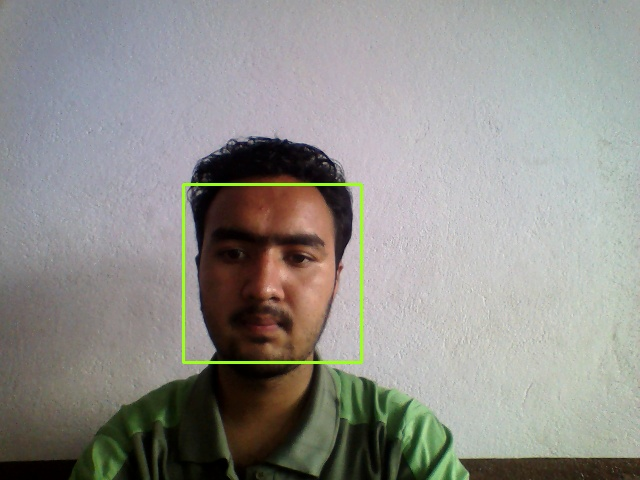
#> input picture Main/detect_face.jpg, 640 x 480 px, given in place of the camera
$ python hand_tracker.py detect_face.jpg   (Python 2 division)   (older library calls are emulated)
#> lines starting #> are read from the running program, lines starting #| are printed output that depends on the picture; after the words box and inside, x2 and y2 are one past the last pixel; in counts of white or black regions, pixels touching at a corner belong together
### Main/ConvexHull.py
import math
import cv2
from hand_position import *


class ConvexHull(object):

    ''' Finds the convex hull of the selected region '''

    def __init__(self):
        self.long_contour = []
        self.position = HandPosition()
        self.config = json.load(open('config.json'))

    def get_length(self, orgn_x, orgn_y, x1, y1, x2, y2):
        l2 = math.sqrt((x2 - orgn_x) ** 2 + (y2 - orgn_y) ** 2)
        l1 = math.sqrt((x1 - orgn_x) ** 2 + (y1 - orgn_y) ** 2)
        if l2 > l1:
            return l2
        else:
            return l1

    def get_longest_contour(self, contours):
        prev_cntLength = 0
        # longestCnt = [0]
        for cnt in contours:
            Area = cv2.contourArea(cnt)
            if Area > 4000:
                try:
                    prev_length = 0
                    hull = cv2.convexHull(cnt, returnPoints=False)
                    # approx = cv2.approxPolyDP(
                    #     cnt, 0.05 * cv2.arcLength(cnt, True), True)
                    defects = cv2.convexityDefects(cnt, hull)
                    s, e, f, d = defects[0, 0]
                    start = tuple(cnt[s][0])
                    end = tuple(cnt[e][0])
                    orgn_x = start[0]
                    orgn_y = start[1]
                    try:
                        for i in range(1, defects.shape[0]):
                            s, e, f, d = defects[i, 0]
                            start = tuple(cnt[s][0])
                            end = tuple(cnt[e][0])
                            far = tuple(cnt[f][0])
                            x1 = start[0]
                            y1 = start[1]
                            x2 = end[0]
                            y2 = end[1]

                            length = self.get_length(
                                orgn_x, orgn_y, x1, y1, x2, y2)
                            if length > prev_length:
                                prev_length = length
                        cntLength = prev_length
                        if cntLength > prev_cntLength:
                            longestCnt = cnt
                    except:
                        prev_length = 0
                except:
                    prev_length = 0
        return longestCnt, cntLength

    def draw_convex(self, dilated, img, frame):
        self.countTip = 0
        self.fingers = -1
        depth = 0
        contours, hier = cv2.findContours(
            dilated, cv2.RETR_LIST, cv2.CHAIN_APPROX_SIMPLE)
        # cv2.drawContours(img, contours, -1, (0, 255, 0), 2)
        # cv2.imshow('countours', contours)

        if len(contours) == 0:
            return

        longestCnt, cntLength = self.get_longest_contour(contours)
        # cv2.drawContours(img, longestCnt, -1, (0, 255, 0), 2)
        if cntLength > 180:
            try:
                hull = cv2.convexHull(longestCnt, returnPoints=False)
                approx = cv2.approxPolyDP(
                    longestCnt, 0.05 * cv2.arcLength(longestCnt, True), True)
                defects = cv2.convexityDefects(longestCnt, hull)
                try:
                    palm_bound_x = []
                    palm_bound_y = []
                    for i in range(defects.shape[0]):
                        s, e, f, d = defects[i, 0]
                        start = tuple(longestCnt[s][0])
                        end = tuple(longestCnt[e][0])
                        far = tuple(longestCnt[f][0])

                        x1 = start[0]
                        y1 = start[1]
                        x2 = end[0]
                        y2 = end[1]
                        x3 = far[0]
                        y3 = far[1]

                        cv2.line(img, start, end, [255, 0, 0], 2)

                        if d > 5000:
                            palm_bound_x.append(x3)
                            palm_bound_y.append(y3)
                            cv2.circle(img, far, 3, [0, 0, 255], -1)
                            self.fingers = self.fingers + 1
                        else:
                            self.countTip += 1
                            cv2.circle(img, far, 3, [0, 255, 255], -1)
                    # print palm_bound_x, palm_bound_y
                except:
                    print 'no shapes'
                    approx = 0
            except:
                print 'no longestCnt shapes'
            M = cv2.moments(longestCnt)
            # Compute the centroid
            centroid_x = int(M['m10'] / M['m00'])
            centroid_y = int(M['m01'] / M['m00'])
            centroid = (centroid_x, centroid_y)
            cv2.circle(img, centroid, 7, (100, 255, 100), -1)
            # self.direction = self.position.compute_position(centroid_x,centroid_y,frame)
        else:
            self.config = json.load(open('config.json', 'r'))

            if(frame % 10 == 0 and self.config['noCnt'] > 3):
                # print self.config['noCnt']
                self.config['noCnt'] = 0
                self.config['prevX'] = 0
                self.config['prevY'] = 0
                self.config['idle'] = 1
                # self.direction = 'None'
            else:
                self.config['noCnt'] += 1
                # print 'a=',self.config['noCnt']
                # self.direction = 'None'

            json.dump(
                self.config, open('config.json', 'w'), sort_keys=True, indent=4)

        if self.fingers >= 0:
            self.fingers = self.fingers
        else:
            self.fingers = 0
        self.config = json.load(open('config.json', 'r'))

        self.direction = self.position.compute_position(
            centroid_x, centroid_y, frame, self.fingers)

        # [6 lines of commented-out code are left out]
        return img, self.fingers, self.direction

### Main/common.py
'''
This module contains some common routines used by other samples.
'''

import cv2


def draw_str(dst, xxx_todo_changeme, s):
    (x, y) = xxx_todo_changeme
    cv2.putText(dst, s, (x + 1, y + 1), cv2.FONT_HERSHEY_PLAIN,
                1.0, (0, 0, 0), thickness=2, lineType=cv2.CV_AA)
    cv2.putText(dst, s, (x, y), cv2.FONT_HERSHEY_PLAIN,
                1.0, (255, 255, 255), lineType=cv2.CV_AA)

### Main/hand_position.py
import json
import math
import re
# import autopy
# import win32gui
import action

class HandPosition(object):

    def __init__(self):
        pass

    def get_length(self, x1, y1, x2, y2):
        length = math.sqrt((x2 - x1) ** 2 + (y2 - y1) ** 2)
        return length

    # [61 lines left out: functions get_direction, compute_position, finger_gesture, not called in this run]

    def perform_action(self):
        action.perform_action(self.config, self.direction, 'Hand')

### Main/hand_tracker.py
import json
import numpy as np
import cv2
import common
# import win32gui
from ConvexHull import *


class HandTracker(object):

    def __init__(self, video_src, debugMode=True):
#> called with video_src = 0, debugMode = True
        self.do_work = False        # To perform or not perform the recognition
        self.direction = 0
        self.debugMode = debugMode
        self.fingers = 0
        self.frame = 0
        self.camera = cv2.VideoCapture(video_src)

        self.camera.set(3, 640)
        self.camera.set(4, 480)

        self.posPre = 0
        self.Data = {
            "angles less 90": 0,
            "cursor": (0, 0),
            "hulls": 0,
            "defects": 0,
            "fingers": 0,
            "fingers history": [0],
            "area": 0,
        }

        self.lastData = self.Data

        try:
            # Open the configuration file to read the settings from
            config_file = open("config.json", "r")
#> (reads Main/config.json from the repository)
            self.config = json.load(config_file)
        except:
            print "Configuration file not found."
            exit()

        self.convex_hull = ConvexHull()

        if self.debugMode:
            cv2.namedWindow("Filters")
            cv2.createTrackbar("erode", "Filters", self.config[
                               "erode"], 255, self.erode)
            cv2.createTrackbar("dilate", "Filters", self.config[
                               "dilate"], 255, self.dilate)
            cv2.createTrackbar("smooth", "Filters", self.config[
                               "smooth"], 255, self.smooth)
            cv2.createTrackbar("upper", "Filters", self.config[
                               "upper"], 255, self.onChange_upper)
            cv2.createTrackbar("lower", "Filters", self.config[
                               "lower"], 255, self.onChange_lower)

    def erode(self, value):
        self.config["erode"] = value + 1
        json.dump(self.config, open(
            "config.json", "w"), sort_keys=True, indent=4)

    def dilate(self, value):
        self.config["dilate"] = value + 1
        json.dump(self.config, open(
            "config.json", "w"), sort_keys=True, indent=4)

    def smooth(self, value):
        self.config["smooth"] = value + 1
        json.dump(self.config, open(
            "config.json", "w"), sort_keys=True, indent=4)

    def onChange_upper(self, value):
        self.config["upper"] = value
        json.dump(self.config, open(
            "config.json", "w"), sort_keys=True, indent=4)

    def onChange_lower(self, value):
        self.config["lower"] = value
        json.dump(self.config, open(
            "config.json", "w"), sort_keys=True, indent=4)

    def filter_skin(self, im):
        """Apply the filter skin."""
        UPPER = np.array([self.config["upper"], self.config[
                         "filterUpS"], self.config["filterUpV"]], np.uint8)
        LOWER = np.array([self.config["lower"], self.config[
                         "filterDownS"], self.config["filterDownV"]], np.uint8)
        hsv_im = cv2.cvtColor(im, cv2.COLOR_BGR2HSV)
        # Remove all the region except the skin
        filter_im = cv2.inRange(hsv_im, LOWER, UPPER)
        return filter_im

    def run(self):
        while True:
            if (self.frame % 10 == 0):
                # Do something every 10 frames only
                # window_name = win32gui.GetWindowText(
                #     win32gui.GetForegroundWindow())
                self.frame = 1

                # Check if current window is in the list of allowed windows or
                # not
                if self.debugMode:
                    self.do_work = True
                else:
                    self.do_work = False
                    # self.do_work = any(window.get(
                    #     'name') in window_name for window in self.config.get('allowed_windows'))
            else:
                self.frame = self.frame + 1

            # print window_name + '=>' + str(self.do_work)
            ret, im = self.camera.read()
#> im is the input picture: shape (480, 640, 3); mean B, G, R 140, 144.4, 145.5
            im = cv2.flip(im, 1)    # Flip the image to make it as a mirror
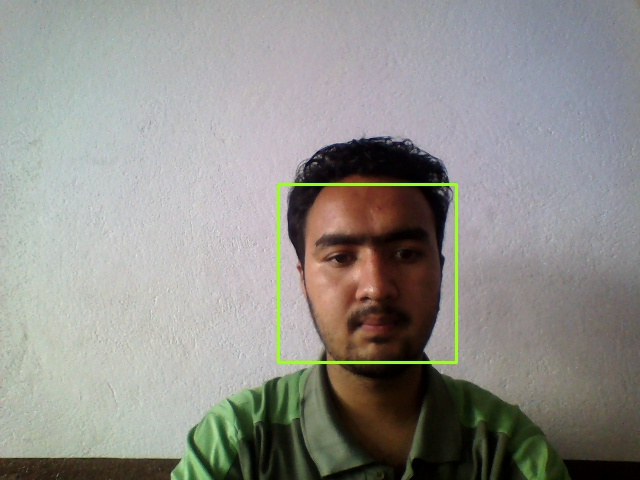
#> im: shape (480, 640, 3); mean B, G, R 140, 144.4, 145.5

            # print self.do_work
            if self.do_work:
                # Perform image processing on only the window that are allowed
                # print window_name
                self.im_orig = im.copy()
                self.imNoFilters = im.copy()

                # Smoothing to reduce noise
                # Uses Normalized Box Filter
                # Simplest of all! Each output pixel is the mean of its kernel neighbors (all
                # of them contribute with equal weights)
                im = cv2.blur(im, (self.config[
                              "smooth"], self.config["smooth"]))
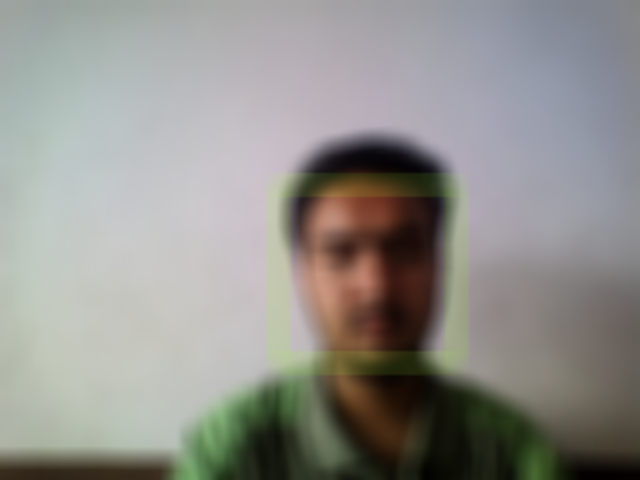
#> im: shape (480, 640, 3); mean B, G, R 140.2, 144.6, 145.6
                im_blur = im.copy()
                filter_ = self.filter_skin(im)
#> in filter_skin, `hsv_im = cv2.cvtColor(im, cv2.COLOR_BGR2HSV)`: hsv_im: shape (480, 640, 3); mean H, S, V 74.1, 40.1, 151.4
#> in filter_skin, `filter_im = cv2.inRange(hsv_im, LOWER, UPPER)`:
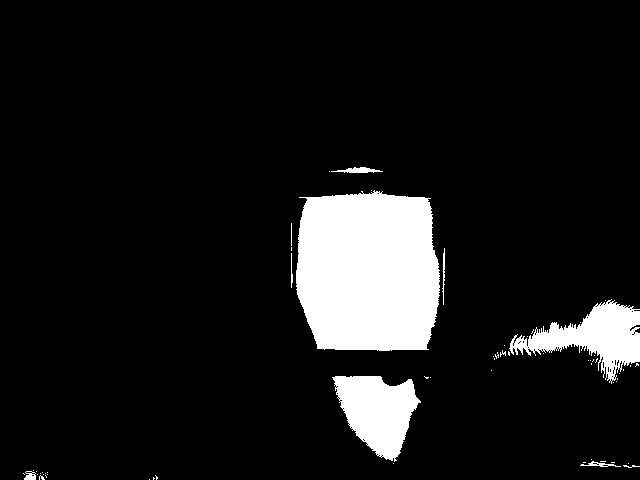
#> filter_im: shape (480, 640); 9.9% white; 61 white regions (51 under 20 px), largest, box (x1, y1, x2, y2) and area: (296, 190, 440, 351) 20429, (332, 376, 421, 462) 4709, (509, 299, 640, 384) 4591
                im_skin = filter_.copy()
                filter_ = cv2.erode(filter_,
                                    cv2.getStructuringElement(cv2.MORPH_ELLIPSE, (self.config["erode"], self.config["erode"])))
                im_erode = filter_.copy()
                filter_ = cv2.dilate(filter_,
                                     cv2.getStructuringElement(cv2.MORPH_ELLIPSE, (self.config["dilate"], self.config["dilate"])))
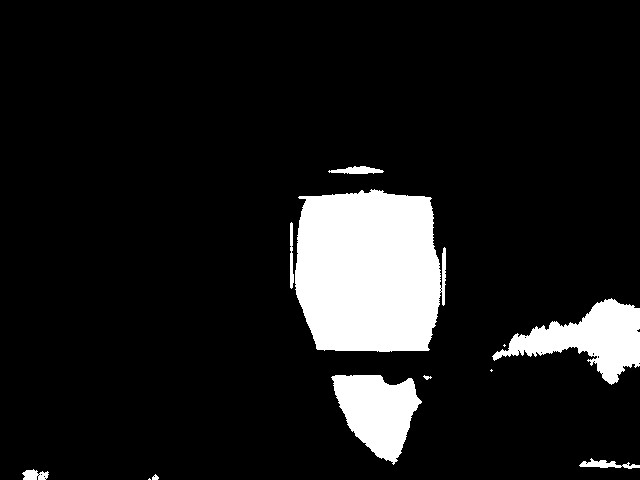
#> filter_: shape (480, 640); 10.7% white; 12 white regions (3 under 20 px)
                dilated = filter_.copy()

                try:
                    # print 'here'
                    vis, self.fingers, self.direction = self.convex_hull.draw_convex(
                        filter_, self.im_orig, self.frame)
#> in draw_convex, `contours, hier = cv2.findContours( dilated, cv2.RETR_LIST, cv2.CHAIN_A..`: contours = 30 contours, 22 with area under 20; largest, box (x1, y1, x2, y2) and area: (295, 189, 446, 352) 20879, (492, 298, 640, 385) 5368, (331, 375, 422, 465) 4886, (579, 458, 640, 469) 231, (328, 166, 384, 174) 229, (22, 469, 49, 480) 178, (290, 222, 294, 289) 133, (152, 474, 159, 480) 20
#> the loop in get_longest_contour, `for cnt in contours:` made 30 passes
#> (Area, orgn_x, orgn_y) on passes 14, 24, 29: (4886.5, 380, 375), (5368, 633, 305), (20879, 374, 189)
#> Area on passes 6, 9, 12, 28, 30: 20.5, 177.5, 231, 133, 229
#> in draw_convex, `longestCnt, cntLength = self.get_longest_contour(contours)`: longestCnt = contour of 295 points, box (x1, y1, x2, y2) (295, 189, 446, 352), area 20879; cntLength = 169.8

                    ch = 0xFF & cv2.waitKey(5)
                    if ch == ord(' '):
                        cv2.imwrite('images/im_orig.jpg', self.imNoFilters)
                        cv2.imwrite('images/im_blur.jpg', im_blur)
                        cv2.imwrite('images/im_skin.jpg', im_skin)
                        cv2.imwrite('images/im_erode.jpg', im_erode)
                        cv2.imwrite('images/im_dilated.jpg', dilated)
                        cv2.imwrite('images/im_final.jpg', vis)
                        print 'Images saved to disk.'
                except Exception, e:
                    # dilated = self.im_orig
                    # print 'Error => ', e
                    vis = self.im_orig
            else:
                # NO image processing required
                vis = im

            if self.debugMode:
                common.draw_str(vis, (
                    20, 50), 'No of fingers: ' + str(self.fingers))
                common.draw_str(vis, (
                    20, 80), 'Movement of contour:' + str(self.direction))
#> call 2 of draw_str, with xxx_todo_changeme = (20, 80), s = 'Movement of contour:0'
#> in draw_str (call 2), `cv2.putText(dst, s, (x, y), cv2.FONT_HERSHEY_PLAIN, 1.0, (255, 255, 25..`:
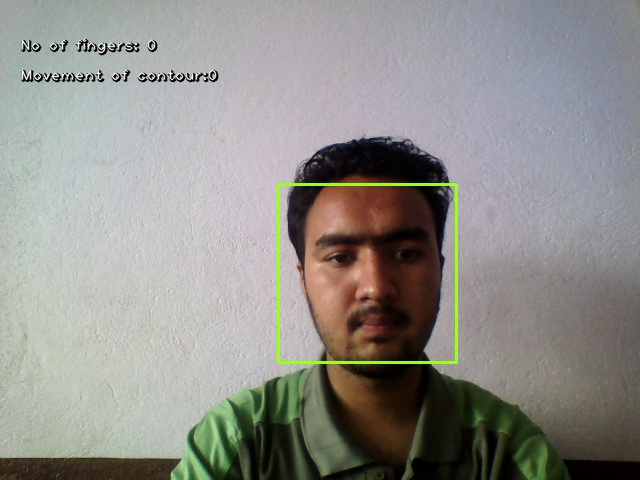
#> dst: shape (480, 640, 3); mean B, G, R 139.4, 143.7, 144.9
                cv2.imshow('dilated', dilated)
                cv2.imshow('image', vis)

                if cv2.waitKey(1) == 27:
                    # IF Esc key is pressed
#> (key Esc is pressed here)
                    self.exit()
                    return

    def exit(self):
        self.camera.release()
        cv2.destroyAllWindows()

if __name__ == '__main__':
    try:
        video_src = sys.argv[1]
    except:
        video_src = 0
    tracing = HandTracker(video_src, True)
    tracing.run()
